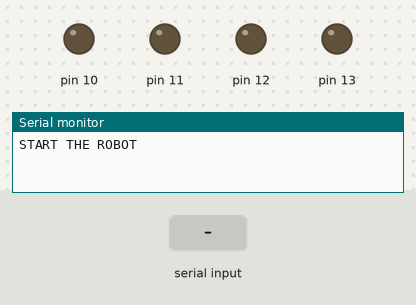
Bench run of a sketch on a simulated Arduino Uno, built with avr-gcc and run on an emulated ATmega328P. Parts: output pins drawn as LEDs (lit = HIGH), the last lines printed to the serial monitor. The test bench sets the inputs (shaded band).

Above: at 1.2 s.
1.3 s: "a" received over Serial
At 2.0 s:
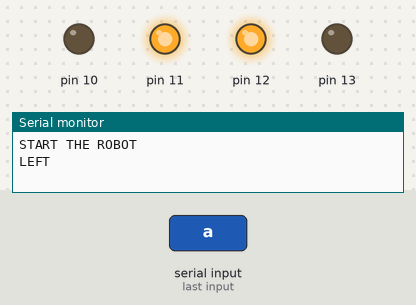
2.8 s: byte 113 ('q') received over Serial
At 3.2 s:
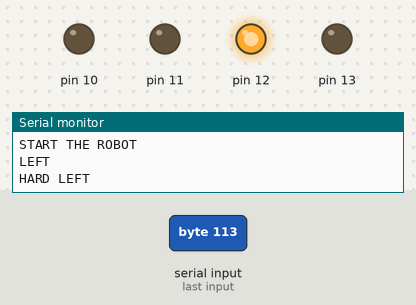
4.3 s: byte 101 ('e') received over Serial
At 5.5 s:
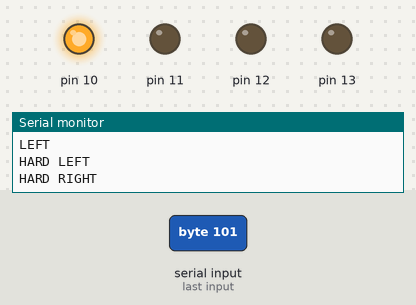
5.8 s: "D" received over Serial
At 6.7 s:
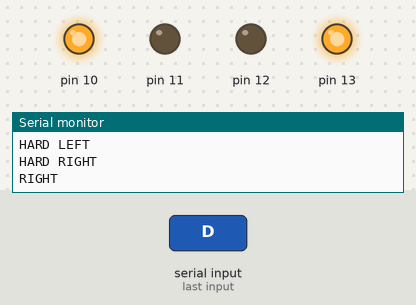
7.3 s: "W" received over Serial
At 7.8 s:
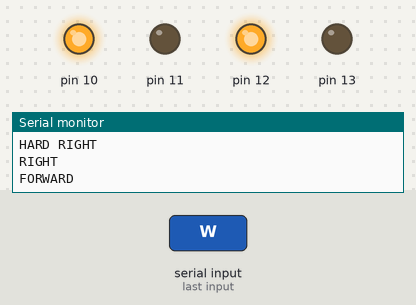
8.8 s: "X" received over Serial
At 10.1 s:
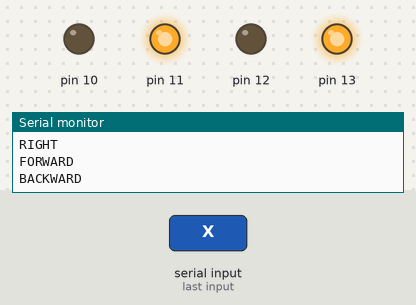
Timing chart, 0 to 11.3 s (numbered marks = the images above; inputs shaded):
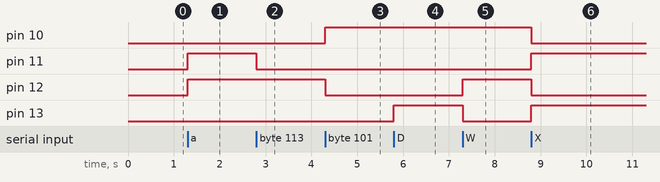

The sketch:

Bot.ino
```cpp
void setup()
{
pinMode(10,OUTPUT);
pinMode(11,OUTPUT);
pinMode(12,OUTPUT);
pinMode(13,OUTPUT);
Serial.begin(9600);
Serial.println("START THE ROBOT");
}

void loop()
{
if(Serial.available()>0)
{
char c = Serial.read();
if(c=='a' || c=='A'){                         //LEFT TURN
Serial.println("LEFT");
digitalWrite(10,LOW);
digitalWrite(11,HIGH);
digitalWrite(12,HIGH);
digitalWrite(13,LOW);

}

if(c=='D' || c=='d'){                         //RIGHT TURN
Serial.println("RIGHT");
digitalWrite(10,HIGH);
digitalWrite(11,LOW);
digitalWrite(12,LOW);
digitalWrite(13,HIGH);
}

if(c=='W' || c=='w'){                         //FORWARD
Serial.println("FORWARD");
digitalWrite(10,HIGH);
digitalWrite(11,LOW);
digitalWrite(12,HIGH);
digitalWrite(13,LOW);
}

if(c=='X' || c=='x'){                         //BACKWARD
Serial.println("BACKWARD");
digitalWrite(10,LOW);
digitalWrite(11,HIGH);
digitalWrite(12,LOW);
digitalWrite(13,HIGH);
}

if(c=='s' || c=='S'){                         //STOP
Serial.println("STOP");
digitalWrite(10,LOW);
digitalWrite(11,LOW);
digitalWrite(12,LOW);
digitalWrite(13,LOW);
}

if(c=='q' || c=='Q'){                         //STOP
Serial.println("HARD LEFT");
digitalWrite(10,LOW);
digitalWrite(11,LOW);
digitalWrite(12,HIGH);
digitalWrite(13,LOW);
}

if(c=='e' || c=='E'){                         //STOP
Serial.println("HARD RIGHT");
digitalWrite(10,HIGH);
digitalWrite(11,LOW);
digitalWrite(12,LOW);
digitalWrite(13,LOW);
}
}
}
```

Measured:
- after the input at 1.3 s, pin 11, pin 12: LOW → HIGH at once
- after the input at 2.8 s, pin 11: HIGH → LOW at once
- after the input at 4.3 s, pin 10: LOW → HIGH at once; pin 12: HIGH → LOW at once
- after the input at 5.8 s, pin 13: LOW → HIGH at once
- after the input at 7.3 s, pin 12: LOW → HIGH at once; pin 13: HIGH → LOW at once
- after the input at 8.8 s, pin 10, pin 12: HIGH → LOW at once; pin 11, pin 13: LOW → HIGH at once
